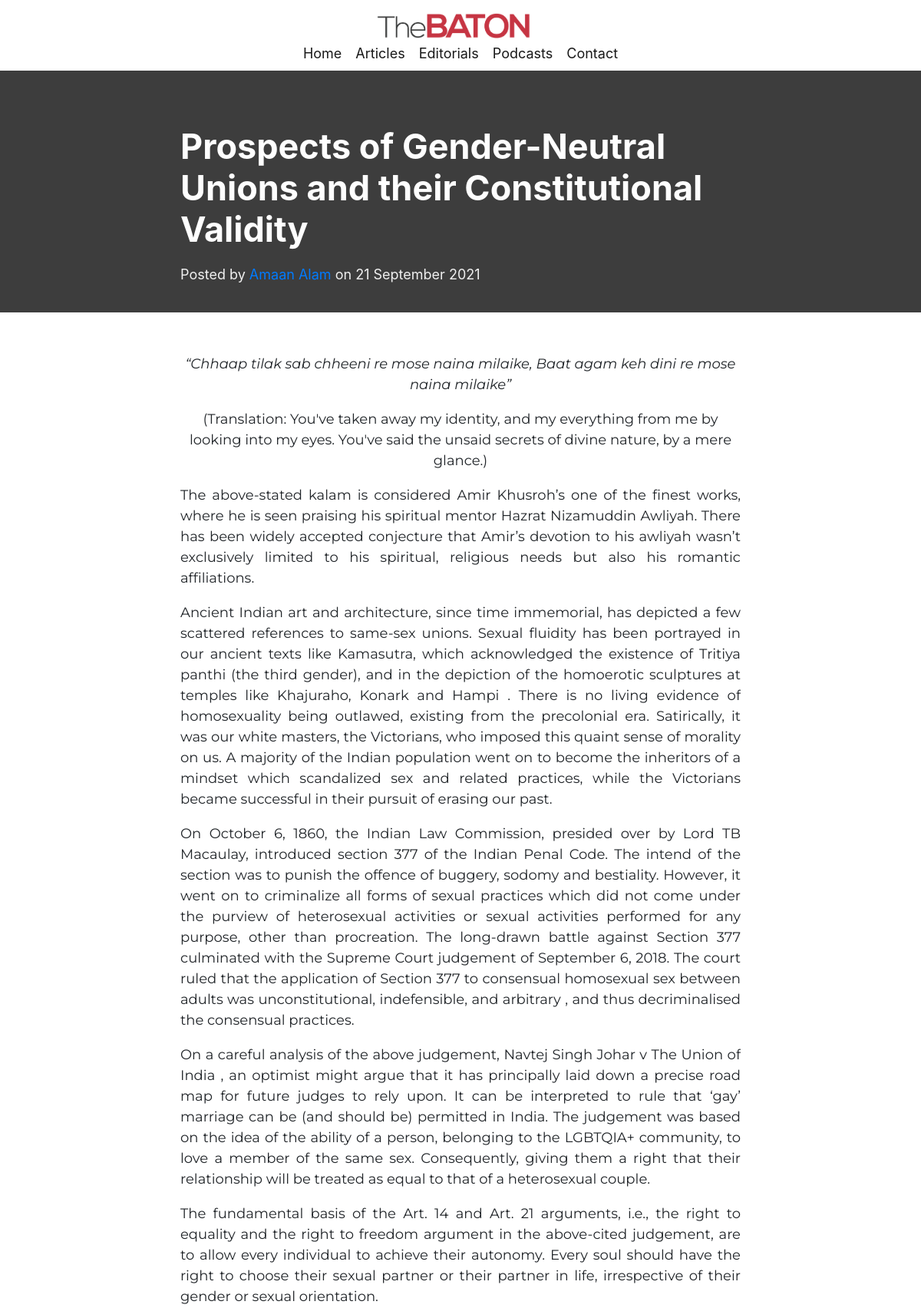
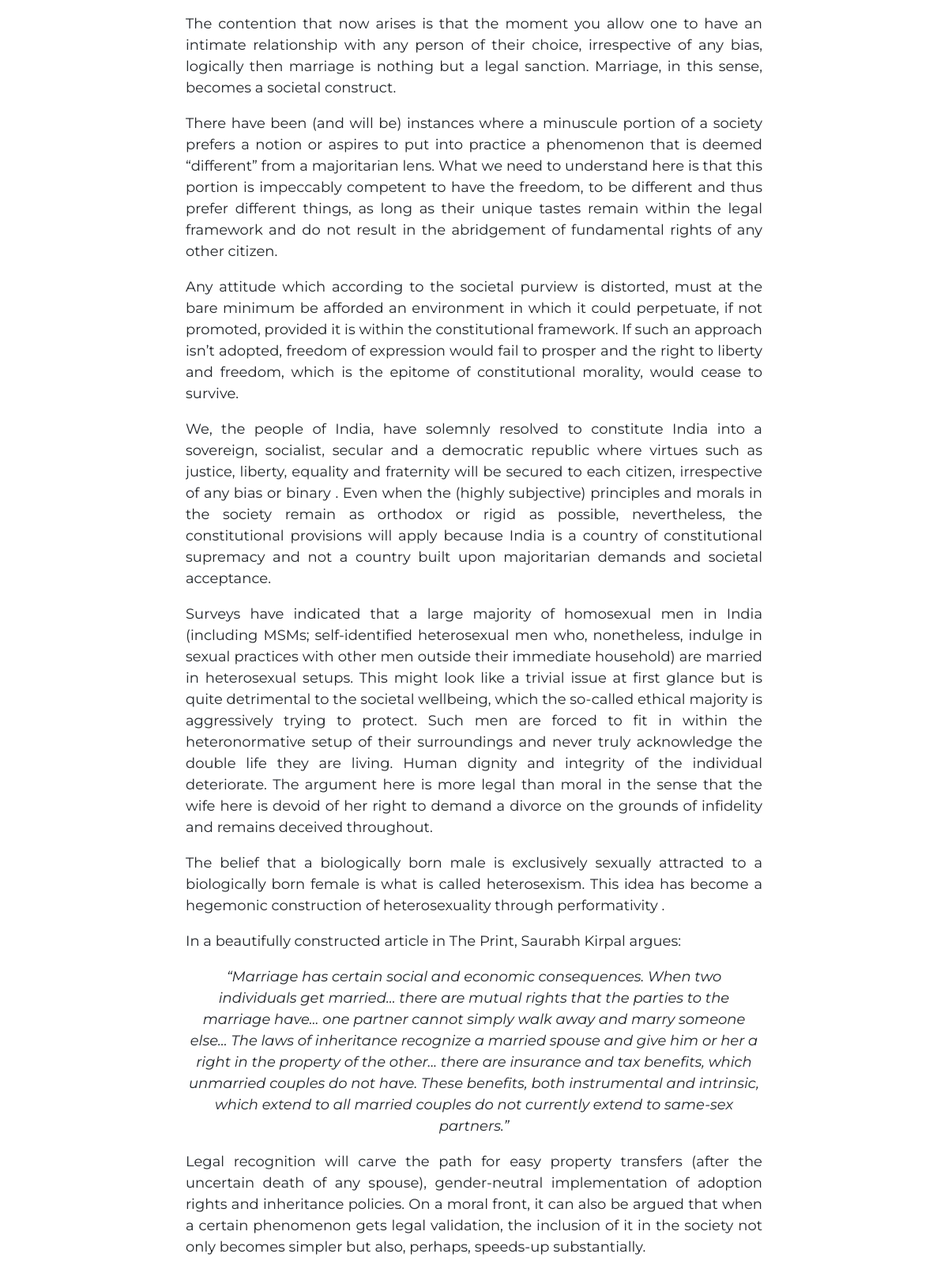
Screenshot of /articles/21f6e06c-6c73-47d1-beec-90e5d87e4100 (upper part) with the database file from the repository (2 pictures, top to bottom).
### src/models/BlogpostModel.py (models this page shows, shortened)
class Blogpost(db.Model):
    id = db.Column(db.Integer, primary_key=True)
    public_id = db.Column(db.String, unique=True, nullable=False)
    cover_image = db.Column(db.String, default='static/images/default_cover.jpg')
    title = db.Column(db.String, nullable=False)
    date_posted = db.Column(db.DateTime, nullable=False, default=datetime.utcnow)
    date_modified = db.Column(db.DateTime, nullable=False, default=datetime.utcnow)
    content = db.Column(db.Text, nullable=False)
    user_id = db.Column(db.Integer, db.ForeignKey('user.id'))

### src/models/UserModel.py (models this page shows, shortened)
class User(db.Model):
    id = db.Column(db.Integer, primary_key=True)
    public_id = db.Column(db.String, unique=True, nullable=False)
    name = db.Column(db.String)
    email = db.Column(db.String, unique=True, nullable=False)
    email_verified = db.Column(db.Boolean, nullable=False, default=False)
    profile_picture = db.Column(db.String, nullable=False, default='static/images/default_profile_picture.jpg')
    profile_cover_picture = db.Column(db.String, nullable=False, default='static/images/default_profile_cover_picture.jpg')
    password = db.Column(db.String, nullable=False)
    role = db.Column(db.String, nullable=False, default='user')
    bio = db.Column(db.String, default='Hi welcome to my profile!')
    socials_facebook = db.Column(db.String)
    socials_linkedin = db.Column(db.String)
    socials_instagram = db.Column(db.String)
    socials_twitter = db.Column(db.String)
    blogposts = db.relationship('Blogpost', backref='author', lazy=True)
    editorials = db.relationship('Editorial', backref='author', lazy=True)

### src/views/UserView.py (the view)
@user_api.route('/articles/<public_id>', methods=['GET'])
def articles_blogpost(public_id):
    blogpost = Blogpost.query.filter_by(public_id=public_id).first()
    return render_template_string(source = blogpost.content, article_post=blogpost)

### src/views/UserView.py (called while the page is built)
@user_api.after_request
def refresh_expiring_jwts(response):
    try:
        exp_timestamp = get_jwt()["exp"]
        now = datetime.now(timezone.utc)
        target_timestamp = datetime.timestamp(now + timedelta(minutes=30))
        if target_timestamp > exp_timestamp:
            access_token = create_access_token(identity=get_jwt_identity())
            set_access_cookies(response, access_token)
        return response
    except (RuntimeError, KeyError):
        return response

@user_api.context_processor
def handle_context():
    return dict(req_args = request.args, int = int, len = len, datetime=datetime, str = str)

### src/templates/blogpost.html (shortened to what this page needs)
{% extends "base.html" %}
{% block title %}
<link rel="stylesheet" href="{{ url_for('static', filename='css/blogpost.css') }}">
{% endblock %}
{% block content %}
<header class="masthead" style="background-image:linear-gradient(rgba(0, 0, 0, 0.7), rgba(0, 0, 0, 0.7)), url('https://picsum.photos/1440/900');">
    <div class="overlay"></div>
    <div class="container">
        <div class="row">
            <div class="col-md-10 col-lg-8 mx-auto">
                <div class="post-heading">
                    <h1><strong>{{ article_post.title }}</strong></h1>
                    <h2 class="subheading">{{ article_post.sub_title }}</h2><span class="meta">Posted by&nbsp;<a href="#">{{ article_post.author.name }}</a>&nbsp;on {{ article_post.date_posted.strftime('%d %B %Y') }}</span>
                </div>
            </div>
        </div>
    </div>
</header>
<article>
    <div class="container">
        <div class="row">
            <div class="col-md-10 col-lg-8 mx-auto" style="font-family: Montserrat, sans-serif;text-align: justify;">
                {% block blogpost %}
                {% endblock blogpost %}
            </div>
        </div>
    </div>
</article>
{% endblock content%}

### src/static/css/base.css (style rules this page uses)
* { margin: 0; padding:0; overflow-x:hidden; }
:root { --clr-background: #f8f8f8; --clr-primary-red: #be1e2d; --clr-primary-text: #202020; --clr-secondary-text: #737373; --clr-light-primary: #fefefe; --clr-light-secondary: #f0f0f0; }
html { font-family: "Montserrat", sans-serif; background-color: var(--clr-background); }
h1,h2,h3,h4,h5 { overflow: hidden; }
@media only screen and (min-width: 768px) { :root { font-size: 18px; } }

### src/static/css/blogpost.css (style rules this page uses)
.masthead { background-size: 100% auto; background-repeat: no-repeat; }
.overlay { height: 4rem; }
.post-heading h2, .post-heading .meta { color: var(--clr-light-secondary); }
.post-heading h1 { color: var(--clr-light-primary); }
article .col-md-10.col-lg-8.mx-auto { margin-block: 3rem; }
.col-md-10.col-lg-8.mx-auto { margin-block-end: 2rem; }

### rows the page displays
Blogpost: title "Prospects of Gender-Neutral Unions and their Constitutional Validity", date_posted "21 September 2021"
User: author.name "Amaan Alam"
